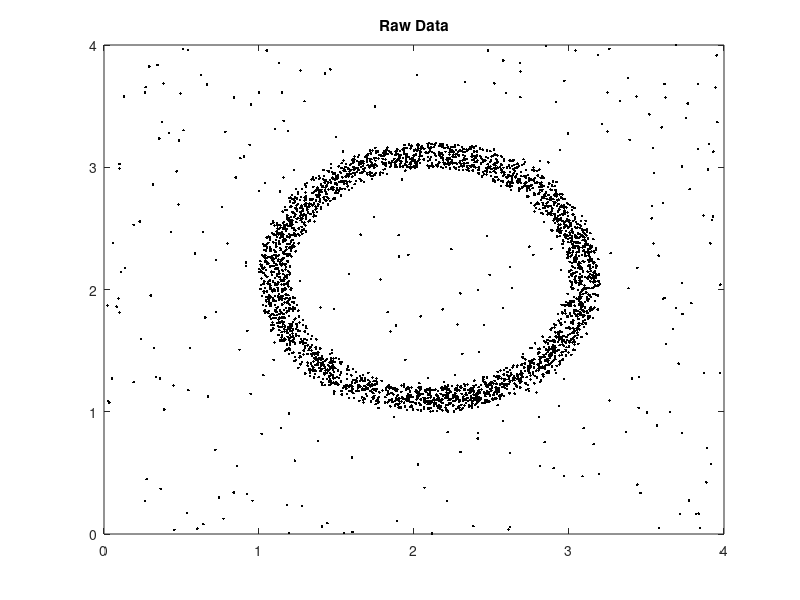

MATLAB code to generate this figure: (Note: this script raises an error after producing the figure.)
% DB Explainer
close all
points = 3000;
maxx = 4;
sfold = 'C:\Users\AJN Lab\Dropbox\Lab Meetings AJN\July 22 2019\';

xr = rand(points/10,1)*4;
yr = rand(points/10,1)*4;

cen = 2;
r = 1;

theta = rand(points,1)*2*pi;

xc = r*cos(theta) + rand(points,1)*0.2 + cen;
yc = r*sin(theta) + rand(points,1)*0.2 + cen;

f = plot(xc,yc,'.k')
hold on
ax = gca;
plot(ax,xr,yr,'.k')
title('Raw Data')
saveas(f,[sfold,'raw_db_sim.tif']);
xf = [xc;xr];
yf = [yc;yr];

clust = DB_scan([xf,yf],0.1,4);
id = clust == 1;
plot(xf,yf,'.')
hold off
g = plot(xf(id),yf(id),'.')
ax = gca;
hold on
plot(xf(logical(1-id)),yf(logical(1-id)),'.k');
legend('Cluster','Not Cluster')
title('Cluster Assignment')
saveas(g,[sfold,'clustered_DB_SIM.tif']);